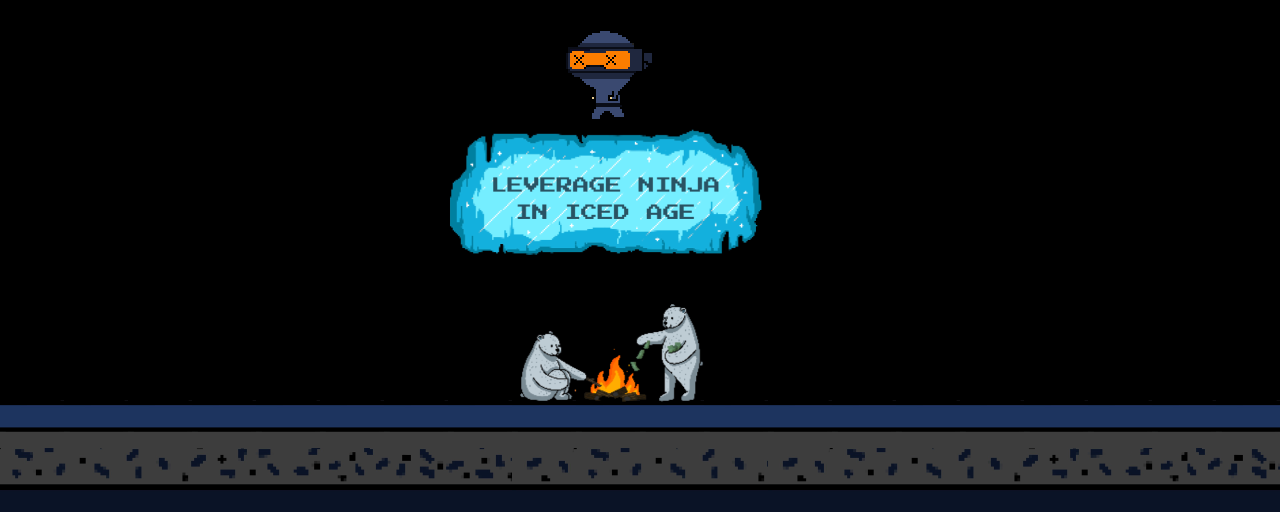

Tiled map render using the project's own tile images. Description and the whole map definition, tile-layer contents included, below:
An orthogonal 20x8 tile map with 64x64 px tiles, 1 tile layer (background).

<map version="1.9" tiledversion="1.9.0" orientation="orthogonal" renderorder="right-down" width="20" height="8" tilewidth="64" tileheight="64" infinite="0" nextlayerid="2" nextobjectid="1">
 <tileset firstgid="1" name="tiles" tilewidth="64" tileheight="64" tilecount="304" columns="38">
  <image source="../img/map/tiles.png" width="2432" height="512" />
 </tileset>
 <layer id="1" name="background" width="20" height="8">
  <data encoding="csv">
0,0,0,0,0,0,0,0,32,33,34,0,0,0,0,0,0,0,0,0,
0,0,0,0,0,0,0,0,70,71,72,0,0,0,0,0,0,0,0,0,
0,0,0,0,0,0,0,27,28,29,30,31,0,0,0,0,0,0,0,0,
0,0,0,0,0,0,0,65,66,67,68,69,0,0,0,0,0,0,0,0,
0,0,0,0,0,0,0,0,60,61,62,0,0,0,0,0,0,0,0,0,
0,0,0,0,0,0,0,0,98,99,100,0,0,0,0,0,0,0,0,0,
89,89,89,89,89,89,89,89,136,137,138,89,89,89,89,89,89,89,89,89,
18,19,20,21,22,23,24,25,17,18,19,20,17,18,19,20,21,22,23,24
</data>
 </layer>
</map>